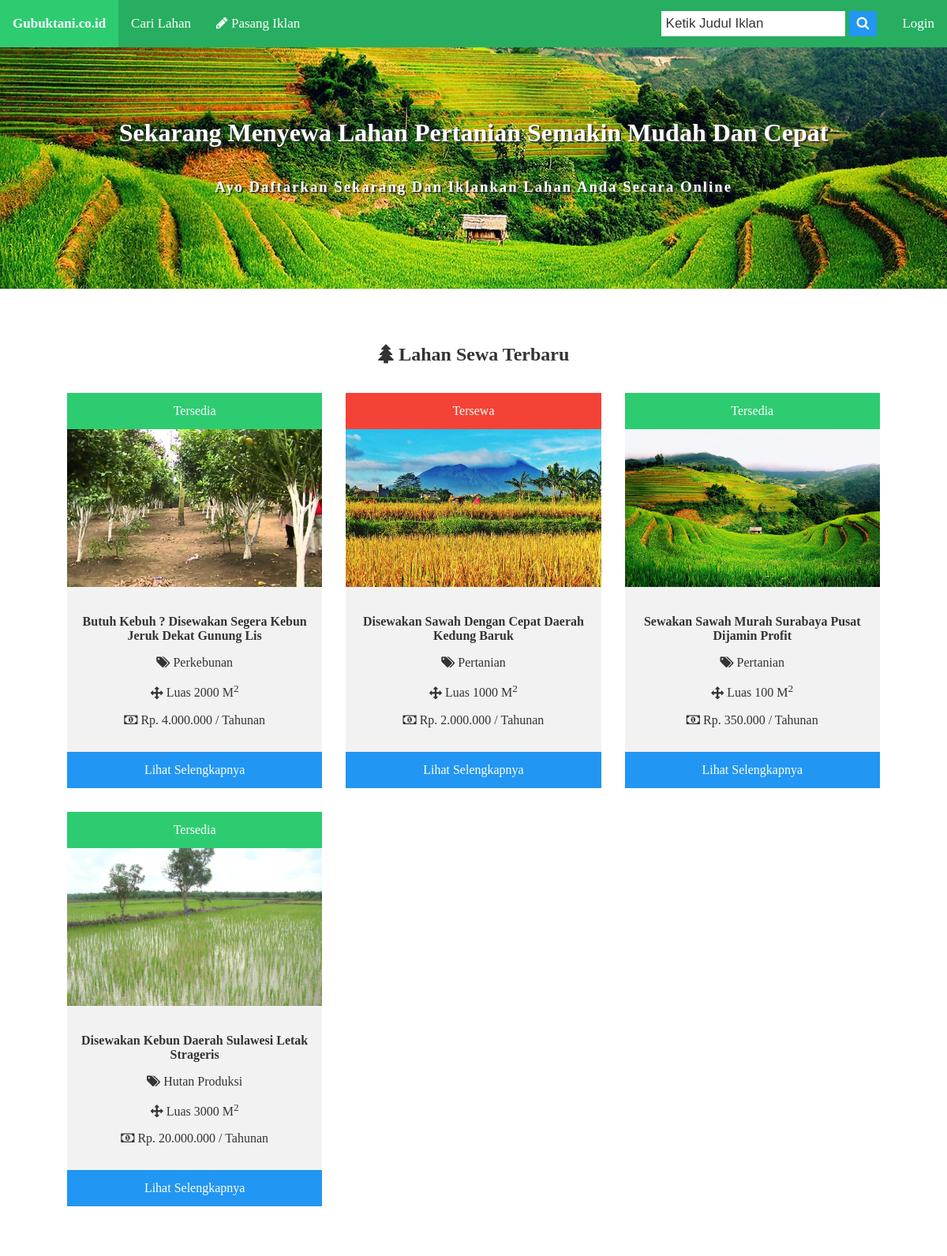
The app's page /ui/index.php (upper part), older data.
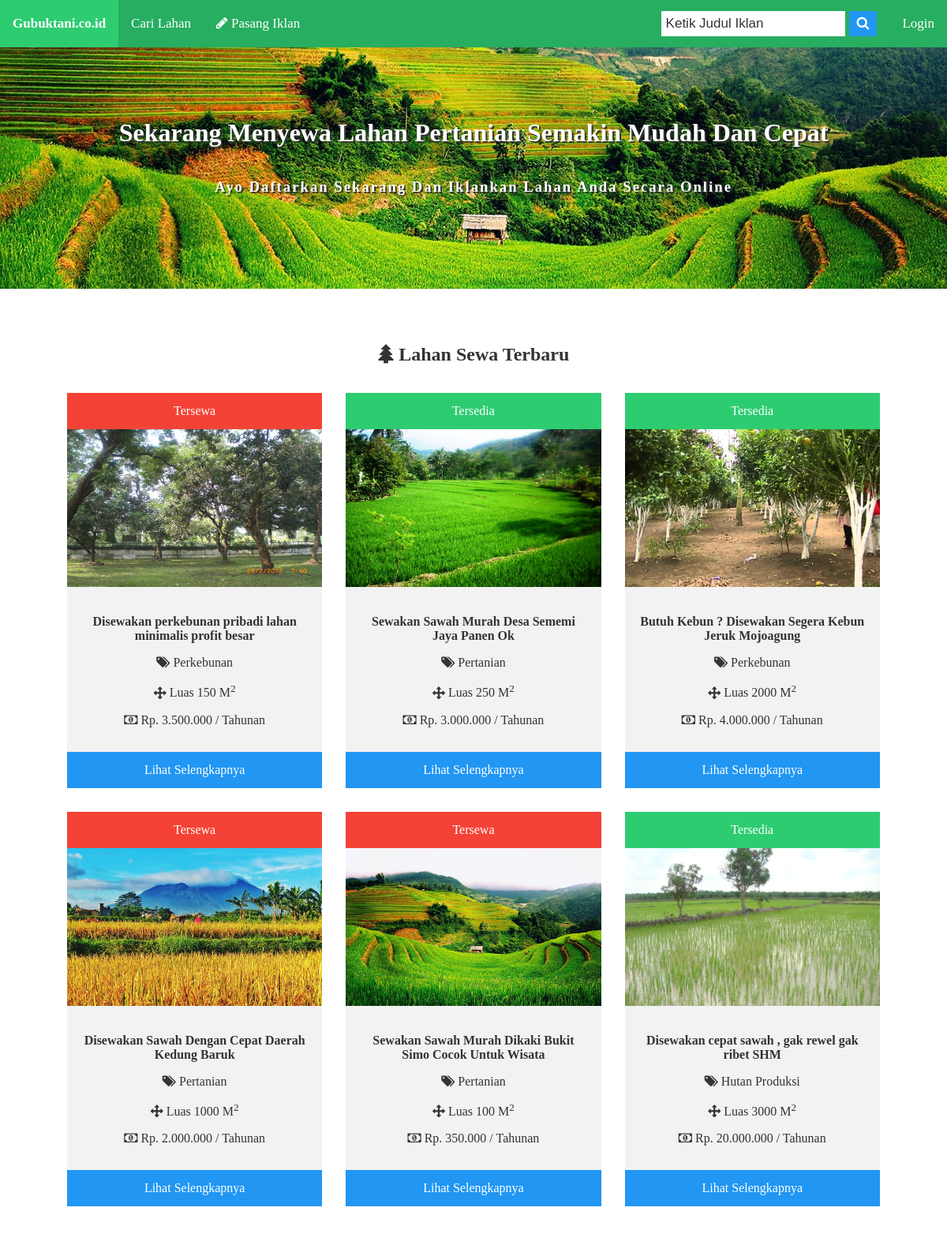
The same page, newer data.
### tables this page shows
CREATE TABLE `tb_lahan` (
  `id_lahan` int(11) NOT NULL,
  `id_user` int(11) NOT NULL,
  `id_kategori` int(11) NOT NULL,
  `judul` varchar(100) NOT NULL,
  `alamat_lahan` varchar(100) NOT NULL,
  `luas` varchar(7) NOT NULL,
  `sertifikasi` varchar(60) NOT NULL,
  `deskripsi` text NOT NULL,
  `harga` int(11) NOT NULL,
  `kurun_sewa` varchar(10) NOT NULL,
  `status` varchar(20) NOT NULL,
  `kondisi` varchar(10) NOT NULL,
  `fasilitas_irigasi` varchar(60) NOT NULL,
  `fasilitas_tanah` varchar(60) NOT NULL,
  `fasilitas_jalan` varchar(60) NOT NULL,
  `fasilitas_pemandangan` varchar(60) NOT NULL,
  `foto_lahan` varchar(255) NOT NULL,
  `fieldCreate_at` varchar(100) DEFAULT NULL,
  `fieldUpdate_at` varchar(100) DEFAULT NULL
);

CREATE TABLE `tb_kategori` (
  `id_kategori` int(11) NOT NULL,
  `kategori` varchar(20) NOT NULL,
  `create_at` varchar(100) DEFAULT NULL,
  `update_at` varchar(100) DEFAULT NULL
);

### ui/index.php (the view, shortened to what this page needs)
<?php
    require_once "db.php";
    require_once "User.php";
    $user = new User($db);
 ?>
<!DOCTYPE html>
<html>
<head>
	<link rel="stylesheet" type="text/css" href="css/style.css">
  <link rel="stylesheet" type="text/css" href="css/font-awesome.min.css">
</head>
<body>
<?php include "template/header.php"; ?>
<div class="header">
  <h1>Sekarang Menyewa Lahan Pertanian Semakin Mudah Dan Cepat</h1>
  <h3>Ayo Daftarkan Sekarang Dan Iklankan Lahan Anda Secara Online</h3>
</div>
<div class="content">
  <div class="view-data">
    <h2><i class="fa fa-tree"></i>&nbsp;Lahan Sewa Terbaru</h2>
    <?php
        if (isset($_GET['cari'])){
            $cari = $_GET['cari'];
            $sql = "SELECT * FROM tb_lahan INNER JOIN tb_kategori ON tb_lahan.id_kategori=tb_kategori.id_kategori WHERE status = 'Terverifikasi' AND  judul LIKE '%".$cari."%'";
            $query = $db->prepare($sql);
            $query->execute();
            $data = $query->fetchAll();
            if ($query->rowCount() > 0) {
              echo "<p style='text-align: center;'>" . "Hasil Pencarian Dari " . $cari . "</p>";
            }else{
              echo "<p style='text-align: center;'>" . "Hasil "  . $cari .  " Tidak Ada Dalam Judul" . "</p>";
            }
        }else{
          $limit = 9;
          if(!isset($_GET['page']))
          {
            $page = 1;
          }
          else
          {
            $page = $_GET['page'];
          }
          $starting_limit = ($page-1)*$limit;
          $show = "SELECT * FROM tb_lahan INNER JOIN tb_kategori ON (tb_lahan.id_kategori=tb_kategori.id_kategori) WHERE status = 'Terverifikasi' ORDER BY fieldCreate_at DESC LIMIT $starting_limit , $limit";
          $showquery = $db->prepare($show);
          $showquery->execute();
          $data = $showquery->fetchAll();
        }
        foreach($data as $field):
      ?>
    <div class="responsive">
      <div class="img">
        <a class="btn <?php if($field['kondisi'] == "Tersedia"){echo "statsChange";}else{echo "statsChange2";}?>" style="width: 100%;"><?php echo $field['kondisi'] ?></a>
          <img src="images/<?php echo $field['foto_lahan'] ?>" style="min-width: 100%;min-height:200px;max-height: 200px; ">
        <div class="desc">
          <p><strong><?php echo $field['judul']?></strong></p>
          <p><i class="fa fa-tags"></i>&nbsp;<?php echo $field['kategori']; ?></p>
          <p><i class="fa fa-arrows"></i>&nbsp;Luas <?php echo $field['luas']; ?> M<sup>2</sup></p>
          <p><i class="fa fa-money"></i>&nbsp;Rp. <?php echo number_format($field['harga'], 0, ',', '.'); ?> / <?php echo $field['kurun_sewa']; ?></p>
        </div>
        <a href="fieldDetail.php?id_lahan=<?php echo $field['id_lahan'] ?>" class="btn info" style="width: 100%;">Lihat Selengkapnya</a>
      </div>
    </div>
    <?php endforeach; ?>
    <div class="clearfix"></div>
    <center>
    </center>
  </div>
</div>
</body>
</html>

### ui/Template/header.php (shortened to what this page needs)
<?php
  $a = $_SERVER['PHP_SELF'];
  $b = "/gubuktani/ui/";
  $c = array(
    "index.php",
    "login.php",
    "register.php",
    "akun.php",
    "akunEdit.php",
    "akunEditPass.php",
    "fieldAdd.php",
    "searchField.php",
  );
  $d = "active";
?>
<div class="topnav" id="navbar">
  <a href="<?php echo $c[0] ?>" class="<?php if($a == $b . $c[0]){echo $d;}?>"><b>Gubuktani.co.id</b></a>
  <a href="<?php echo $c[7] ?>" class="<?php if($a == $b . $c[7]){echo $d;}?>">Cari Lahan</a>
  <a href='fieldAdd.php' class="<?php if(($a == $b . $c[6])){echo $d;}?>"><i class='fa fa-pencil'></i> Pasang Iklan</a>
  <?php
    if(!$user->isLoggedIn()){?>
          <a href='login.php' class="<?php if(($a == $b . $c[1]) || ($a == $b . $c[2])){echo $d;}?>" style='float:right;'>Login</a>
       <?php } ?>
  <div class="search-container">
    <form action="searchField.php" method="get">
      <input type="text" placeholder="Ketik Judul Iklan" name="cari" required/>
      <button type="submit"><i class="fa fa-search"></i></button>
    </form>
  </div>
</div>

### ui/css/style.css (style rules this page uses)
body,html { margin: 0; font-family: raleway; height: 100%; color: #333; }
.header { background: url("../img/sawah3.jpg"); background-position: center; background-size: cover; color: #fff; text-align: center; padding: 100px 0px; }
.header h1 { margin: 0; padding-top: 50px; text-shadow: 2px 2px #333; }
.header h3 { text-shadow: 2px 2px #333; letter-spacing: 2px; padding-top: 20px; }
.topnav { overflow: hidden; background-color: #27ae60; color: #fff; position: fixed; top: 0; width: 100%; z-index: 5; }
.topnav a { float: left; display: block; text-align: center; padding: 20px 16px; text-decoration: none; font-size: 17px; color: #fff; }
.topnav .search-container { float: right; }
.topnav input[type=text] { padding: 6px; margin-top: 14px; margin-right: 5px; font-size: 17px; border: none; background: #fff; color: #333; }
.topnav .search-container button { float: right; padding: 6px 10px; margin-top: 14px; margin-right: 16px; font-size: 17px; border: none; cursor: pointer; color: #fff; background-color: #2196F3; }
.content { padding: 20px; text-align: justify; max-width: 1100px; margin: auto; margin-bottom: 50px; }
.content h2 { text-align: center; }
div.img { background: #f2f2f2; }
div.img img { width: 100%; height: 100; }
div.desc { padding: 15px; text-align: center; }
* { box-sizing: border-box; }
.responsive { padding: 15px; float: left; width: 33.33%; }
.clearfix:after { content: ""; display: table; clear: both; }
.view-data { margin: 50px 0px; }
a { text-decoration: none; }
.btn { border: none; color: white; padding: 14px 28px; text-align: center; display: inline-block; font-size: 16px; }
.statsChange { background: #2ecc71; }
.statsChange2 { background-color: #f44336; }
.info { background-color: #2196F3; }

Row changes from the older to the newer data that the page shows:
added tb_lahan: kondisi "Tersewa", foto_lahan (picture), judul "Disewakan perkebunan pribadi lahan minimalis profit besar", id_kategori.kategori "Perkebunan", luas "150", harga "3.500.000", kurun_sewa "Tahunan"
added tb_lahan: kondisi "Tersedia", foto_lahan (picture), judul "Sewakan Sawah Murah Desa Sememi Jaya Panen Ok", id_kategori.kategori "Pertanian", luas "250", harga "3.000.000", kurun_sewa "Tahunan"
changed tb_lahan: judul "Butuh Kebuh ? Disewakan Segera Kebun Jeruk Dekat Gunung Lis" → "Butuh Kebun ? Disewakan Segera Kebun Jeruk Mojoagung"
changed tb_lahan: kondisi "Tersedia" → "Tersewa"; judul "Sewakan Sawah Murah Surabaya Pusat Dijamin Profit" → "Sewakan Sawah Murah Dikaki Bukit Simo Cocok Untuk Wisata"
changed tb_lahan "Hutan Produksi": judul "Disewakan Kebun Daerah Sulawesi Letak Strageris" → "Disewakan cepat sawah , gak rewel gak ribet SHM"
